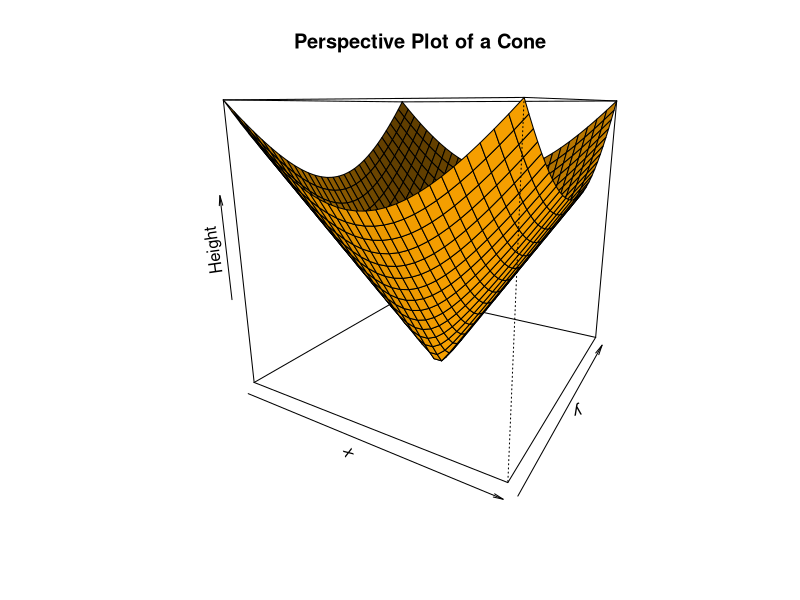

The R script that drew this image:
# Define the cone function
cone <- function(x, y) {
  sqrt(x^2 + y^2)
}

# Prepare variables
x <- y <- seq(-1, 1, length = 30)
z <- outer(x, y, cone)

# Plot the 3D surface
persp(x, y, z,
      main = "Perspective Plot of a Cone",
      zlab = "Height",
      theta = 30, phi = 15,
      col = "orange", shade = 0.4)